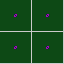

Tiled map render using the project's own tile images. Description and the whole map definition, tile-layer contents included, below:
An orthogonal 2x2 tile map with 32x32 px tiles, 1 tile layer (Tile Layer 1).

<map version="1.8" tiledversion="1.8.0" orientation="orthogonal" renderorder="right-down" width="2" height="2" tilewidth="32" tileheight="32" infinite="0" nextlayerid="2" nextobjectid="1">
 <properties>
  <property name="loader:east" value="whole:test-map-links.tmx" />
  <property name="loader:north" value="whole:test-map-links.tmx" />
  <property name="loader:south" value="0-1,1-2:test-map-links.tmx" />
  <property name="loader:west" value="0-1,1-2:test-map-links.tmx,test-walls-corner.tmx" />
 </properties>
 <tileset firstgid="1" source="test-tileset-rv2.tsx" />
 <layer id="1" name="Tile Layer 1" width="2" height="2">
  <data encoding="csv">
17,17,
17,17
</data>
 </layer>
</map>
